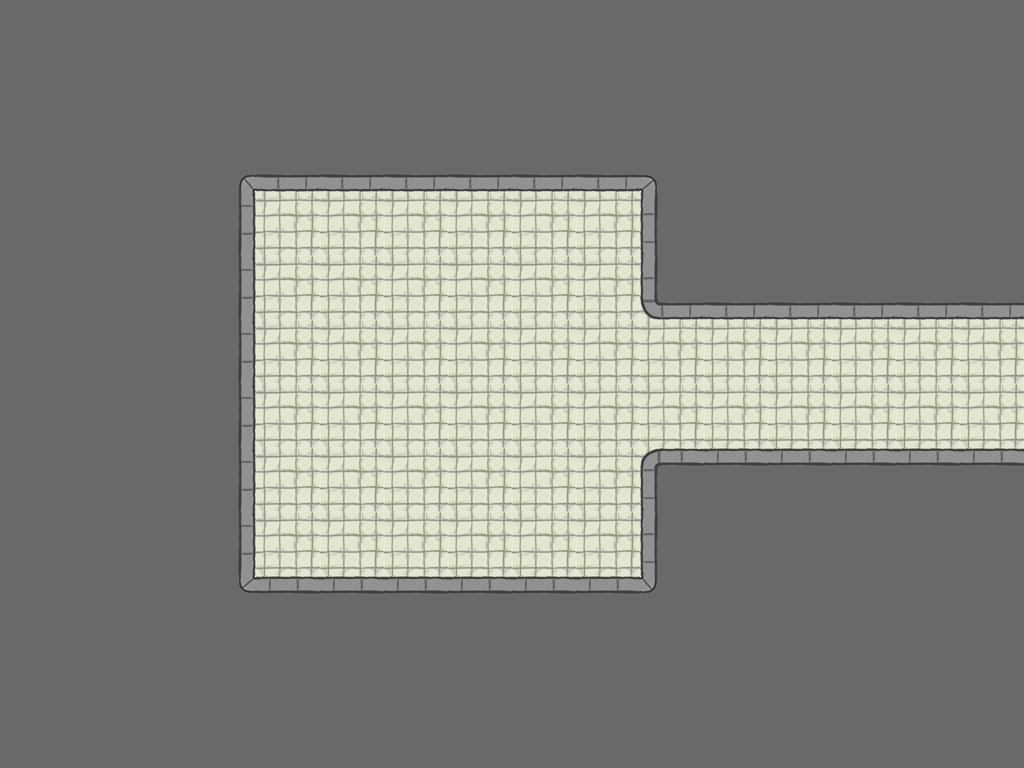

This is a level from a 2D game, rendered from its Tiled map with the project's own tilesets. A one-line summary and the complete map file follow:
An orthogonal 16x12 tile map with 64x64 px tiles, 1 tile layer (Tiles) and 2 objects (Door, Ambient).

<map version="1.0" orientation="orthogonal" width="16" height="12" tilewidth="64" tileheight="64">
 <tileset firstgid="1" name="tileset" tilewidth="64" tileheight="64">
  <image source="../TileSets/tileset.png" width="384" height="192" />
  <tile id="0">
   <properties>
    <property name="walkCost" value="100" />
   </properties>
  </tile>
  <tile id="1">
   <properties>
    <property name="walkCost" value="100" />
   </properties>
  </tile>
  <tile id="6">
   <properties>
    <property name="walkCost" value="100" />
   </properties>
  </tile>
 </tileset>
 <layer name="Tiles" width="16" height="12">
  <data>
   <tile gid="8" />
   <tile gid="8" />
   <tile gid="8" />
   <tile gid="8" />
   <tile gid="8" />
   <tile gid="8" />
   <tile gid="8" />
   <tile gid="8" />
   <tile gid="8" />
   <tile gid="8" />
   <tile gid="8" />
   <tile gid="8" />
   <tile gid="8" />
   <tile gid="8" />
   <tile gid="8" />
   <tile gid="8" />
   <tile gid="8" />
   <tile gid="8" />
   <tile gid="8" />
   <tile gid="8" />
   <tile gid="8" />
   <tile gid="8" />
   <tile gid="8" />
   <tile gid="8" />
   <tile gid="8" />
   <tile gid="8" />
   <tile gid="8" />
   <tile gid="8" />
   <tile gid="8" />
   <tile gid="8" />
   <tile gid="8" />
   <tile gid="8" />
   <tile gid="8" />
   <tile gid="8" />
   <tile gid="8" />
   <tile gid="17" />
   <tile gid="4" />
   <tile gid="4" />
   <tile gid="4" />
   <tile gid="4" />
   <tile gid="4" />
   <tile gid="4" />
   <tile gid="16" />
   <tile gid="8" />
   <tile gid="8" />
   <tile gid="8" />
   <tile gid="8" />
   <tile gid="8" />
   <tile gid="8" />
   <tile gid="8" />
   <tile gid="8" />
   <tile gid="5" />
   <tile gid="1" />
   <tile gid="1" />
   <tile gid="1" />
   <tile gid="1" />
   <tile gid="1" />
   <tile gid="1" />
   <tile gid="6" />
   <tile gid="8" />
   <tile gid="8" />
   <tile gid="8" />
   <tile gid="8" />
   <tile gid="8" />
   <tile gid="8" />
   <tile gid="8" />
   <tile gid="8" />
   <tile gid="5" />
   <tile gid="1" />
   <tile gid="1" />
   <tile gid="1" />
   <tile gid="1" />
   <tile gid="1" />
   <tile gid="1" />
   <tile gid="11" />
   <tile gid="4" />
   <tile gid="4" />
   <tile gid="4" />
   <tile gid="4" />
   <tile gid="4" />
   <tile gid="8" />
   <tile gid="8" />
   <tile gid="8" />
   <tile gid="5" />
   <tile gid="1" />
   <tile gid="1" />
   <tile gid="1" />
   <tile gid="1" />
   <tile gid="1" />
   <tile gid="1" />
   <tile gid="1" />
   <tile gid="1" />
   <tile gid="1" />
   <tile gid="1" />
   <tile gid="1" />
   <tile gid="1" />
   <tile gid="8" />
   <tile gid="8" />
   <tile gid="8" />
   <tile gid="5" />
   <tile gid="1" />
   <tile gid="1" />
   <tile gid="1" />
   <tile gid="1" />
   <tile gid="1" />
   <tile gid="1" />
   <tile gid="1" />
   <tile gid="1" />
   <tile gid="1" />
   <tile gid="1" />
   <tile gid="1" />
   <tile gid="1" />
   <tile gid="8" />
   <tile gid="8" />
   <tile gid="8" />
   <tile gid="5" />
   <tile gid="1" />
   <tile gid="1" />
   <tile gid="1" />
   <tile gid="1" />
   <tile gid="1" />
   <tile gid="1" />
   <tile gid="10" />
   <tile gid="3" />
   <tile gid="3" />
   <tile gid="3" />
   <tile gid="3" />
   <tile gid="3" />
   <tile gid="8" />
   <tile gid="8" />
   <tile gid="8" />
   <tile gid="5" />
   <tile gid="1" />
   <tile gid="1" />
   <tile gid="1" />
   <tile gid="1" />
   <tile gid="1" />
   <tile gid="1" />
   <tile gid="6" />
   <tile gid="8" />
   <tile gid="8" />
   <tile gid="8" />
   <tile gid="8" />
   <tile gid="8" />
   <tile gid="8" />
   <tile gid="8" />
   <tile gid="8" />
   <tile gid="18" />
   <tile gid="3" />
   <tile gid="3" />
   <tile gid="3" />
   <tile gid="3" />
   <tile gid="3" />
   <tile gid="3" />
   <tile gid="15" />
   <tile gid="8" />
   <tile gid="8" />
   <tile gid="8" />
   <tile gid="8" />
   <tile gid="8" />
   <tile gid="8" />
   <tile gid="8" />
   <tile gid="8" />
   <tile gid="8" />
   <tile gid="8" />
   <tile gid="8" />
   <tile gid="8" />
   <tile gid="8" />
   <tile gid="8" />
   <tile gid="8" />
   <tile gid="8" />
   <tile gid="8" />
   <tile gid="8" />
   <tile gid="8" />
   <tile gid="8" />
   <tile gid="8" />
   <tile gid="8" />
   <tile gid="8" />
   <tile gid="8" />
   <tile gid="8" />
   <tile gid="8" />
   <tile gid="8" />
   <tile gid="8" />
   <tile gid="8" />
   <tile gid="8" />
   <tile gid="8" />
   <tile gid="8" />
   <tile gid="8" />
   <tile gid="8" />
   <tile gid="8" />
   <tile gid="8" />
   <tile gid="8" />
  </data>
 </layer>
 <objectgroup name="Objects" width="16" height="12">
  <object name="DoorYellow" type="Door" x="960" y="349" width="64" height="64">
   <properties>
    <property name="direction" value="right" />
    <property name="locked" value="0" />
   </properties>
  </object>
  <object name="Pirateflag" type="Ambient" x="409" y="332" width="64" height="64">
   <properties>
    <property name="imageName" value="pirateflag" />
   </properties>
  </object>
 </objectgroup>
</map>
